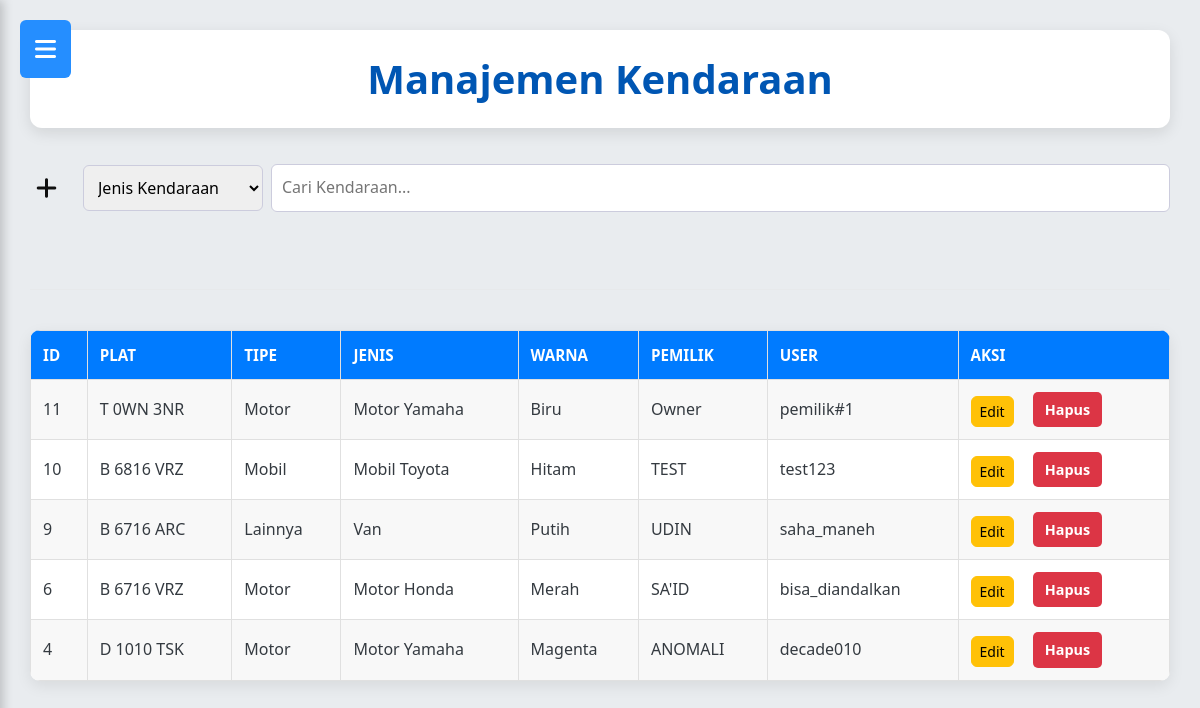
Page /daftar_kendaraan.php (signed in) on the earlier database version.
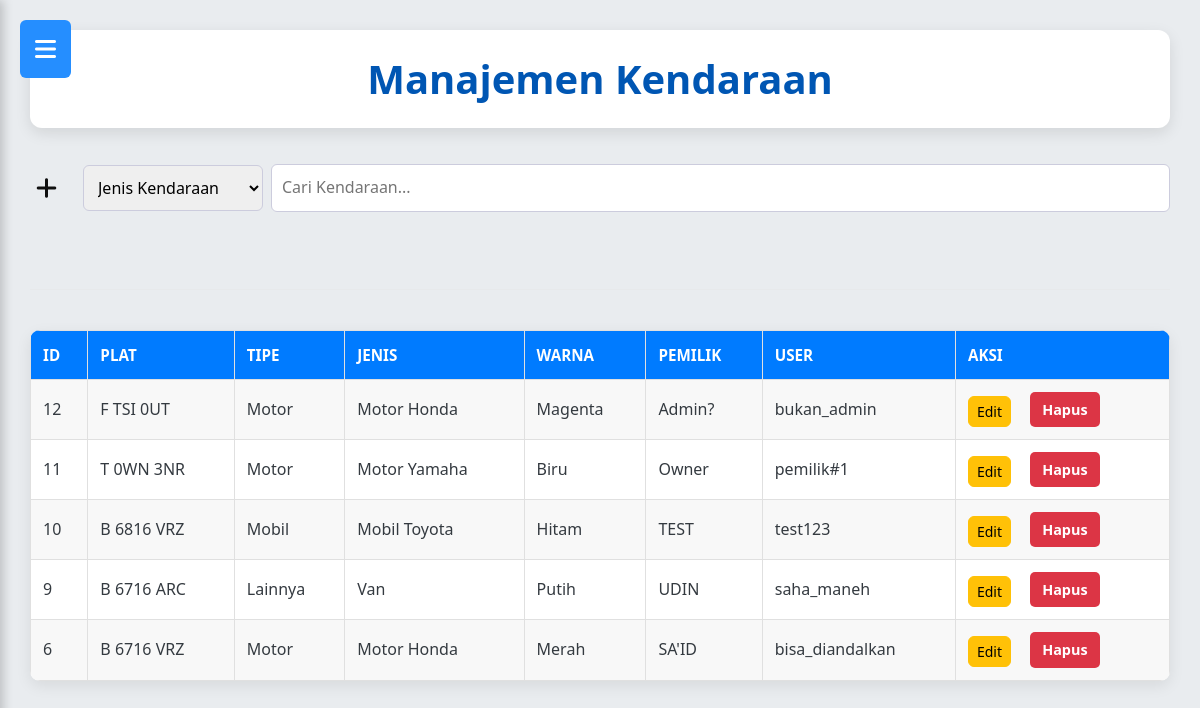
Same page on the later database version.
### tables this page shows
CREATE TABLE `tb_kendaraan` (
  `id_kendaraan` int(11) NOT NULL,
  `plat_nomor` varchar(15) NOT NULL,
  `tipe_kendaraan` enum('motor','mobil','lainnya') NOT NULL,
  `jenis_kendaraan` varchar(20) NOT NULL,
  `warna` varchar(20) NOT NULL,
  `pemilik` varchar(100) NOT NULL,
  `id_user` int(11) NOT NULL
);

CREATE TABLE `tb_user` (
  `id_user` int(11) NOT NULL,
  `nama_lengkap` varchar(50) NOT NULL,
  `username` varchar(50) NOT NULL,
  `password` varchar(100) NOT NULL,
  `role` enum('admin','petugas','owner') NOT NULL,
  `status_aktif` tinyint(1) NOT NULL
);

### daftar_kendaraan.php (the view, shortened to what this page needs)
<?php
include 'koneksi_parkir.php';
$data_kendaraan = $conn->query("
    SELECT k.*, u.username
    FROM tb_kendaraan k
    JOIN tb_user u ON k.id_user = u.id_user
    ORDER BY k.id_kendaraan DESC
");
?>
<!DOCTYPE html>
<html lang="id">
    <head>
        <link href="https://cdn.jsdelivr.net/npm/bootstrap@5.3.0/dist/css/bootstrap.min.css" rel="stylesheet">
        <link href="https://cdnjs.cloudflare.com/ajax/libs/font-awesome/6.4.2/css/all.min.css" rel="stylesheet">
        <link href="https://cdnjs.cloudflare.com/ajax/libs/font-awesome/6.4.0/css/all.min.css" rel="stylesheet">
        <link rel="stylesheet" href="https://cdnjs.cloudflare.com/ajax/libs/font-awesome/6.0.0-beta3/css/all.min.css">
        <link rel="stylesheet" href="desain_parkir.css">
    </head>
    <body>
    <main class="main-content">
        <header class="main-header"><h2>Manajemen Kendaraan</h2></header>
            <?php include 'sidebar_parkiran.php'; ?>
             <div class="toolbar-parkir">
                <button type="button" class="btn-icon" data-bs-toggle="modal" data-bs-target="#modalKendaraan">
                    <i class="fa-solid fa-plus"></i>
                </button>
                <div class="search-wrapper">
                    <select id="searchType">
                        <option value="jenis">Jenis Kendaraan</option>
                    </select>
                    <input type="text" id="searchBox" placeholder="Cari Kendaraan...">
                </div>
             </div>
            <br>
    <hr>
            <table>
                <tr>
                    <th>ID</th>
                    <th>Plat</th>
                    <th>Tipe</th>
                    <th>Jenis</th>
                    <th>Warna</th>
                    <th>Pemilik</th>
                    <th>User</th>
                    <th>Aksi</th>
                </tr>
                <?php while ($row = $data_kendaraan->fetch_assoc()): ?>
                    <tr>
                        <td><?= $row['id_kendaraan'] ?></td>
                        <td><?= $row['plat_nomor'] ?></td>
                        <td><?= ucfirst($row['tipe_kendaraan']) ?></td>
                        <td><?= $row['jenis_kendaraan'] ?></td>
                        <td><?= $row['warna'] ?></td>
                        <td><?= $row['pemilik'] ?></td>
                        <td><?= $row['username'] ?></td>
                        <td><button type="button"class="btn btn-sm btn-warning btnEdit"
                        data-id="<?= $row['id_kendaraan'] ?>"
                        data-plat="<?= $row['plat_nomor'] ?>"
                        data-tipe="<?= $row['tipe_kendaraan'] ?>"
                        data-jenis="<?= $row['jenis_kendaraan'] ?>"
                        data-warna="<?= $row['warna'] ?>"
                        data-pemilik="<?= $row['pemilik'] ?>"
                        data-user="<?= $row['id_user'] ?>">
                        Edit</button>
                        <a class="action-link delete-link" href="?action=delete&id=<?= $row['id_kendaraan'] ?>" onclick="return confirm('Hapus kendaraan?')">Hapus</a></td>
                    </tr>
                <?php endwhile; ?>
            </table>
    </main>
</body>
</html>

### sidebar_parkiran.php (shortened to what this page needs)
<button class="sidebar-toggle" id="sidebarToggle">
    <i class="fas fa-bars"></i>
</button>

### desain_parkir.css (style rules this page uses)
body { font-family: 'Segoe UI', Tahoma, Geneva, Verdana, sans-serif; margin: 0; background-color: #e9ecef; color: #343a40; line-height: 1.6; display: flex; min-height: 100vh; }
:root { --sidebar-width: 250px; }
.sidebar-toggle { display: block; position: fixed; top: 20px; left: 20px; background: #258eff; color: white; border: none; padding: 10px 15px; font-size: 24px; border-radius: 6px; cursor: pointer; z-index: 1001; }
.main-content { flex-grow: 1; padding: 30px; background-color: #e9ecef; overflow-x: hidden; transition: margin-left 0.3s ease; margin-left: 0 !important; }
.main-header { background-color: #ffffff; padding: 25px 35px; border-radius: 12px; box-shadow: 0 5px 15px rgba(0,0,0,0.1); margin-bottom: 35px; text-align: center; }
.main-header h2 { margin: 0; color: #0056b3; font-size: 2.5em; font-weight: 700; }
.toolbar-parkir { display: flex; align-items: center; gap: 10px; width: 100%; }
.toolbar-parkir button { background: none !important; color: #0f0f0f !important; padding: 6px !important; border: none !important; box-shadow: none !important; font-size: 1.5rem; margin-bottom: 10px; }
.search-wrapper { display: flex; gap: 8px; align-items: center; flex: 1; }
.search-wrapper select { width: 180px; margin-bottom: 10px; }
.search-wrapper input { flex: 1; width: 100%; padding: 6px 10px; border-radius: 4px; border: 1px solid #ccc; }
:root { --masuk-color: #28a745; --keluar-color: #ff6600; --terparkir-color: #ffc107; }
h2, h3 { color: #0056b3; text-align: center; margin-bottom: 20px; }
input[type="text"], input[type="number"], input[type="password"], input[type="date"], textarea, select, input[type="time"] { width: calc(100% - 22px); padding: 10px; margin-bottom: 10px; border: 1px solid #ccd; border-radius: 6px; font-size: 1em; box-sizing: border-box; transition: border-color 0.3s ease, box-shadow 0.3s ease; }
button { background-color: #28a745; color: white; padding: 12px 25px ; border: none; border-radius: 6px !important; cursor: pointer; font-size: 1.1em; font-weight: 500; transition: background-color 0.3s ease, transform 0.2s ease, box-shadow 0.3s ease; margin-right: 10px; }
table { width: 100%; border-collapse: collapse; margin-top: 25px; box-shadow: 0 5px 15px rgba(0, 0, 0, 0.08); border-radius: 10px; overflow: hidden; background-color: #ffffff; }
th, td { border: 1px solid #e0e0e0; padding: 12px; text-align: left; }
th { background-color: #007bff; color: white; font-weight: bold; text-transform: uppercase; font-size: 0.95em; }
tr:nth-child(even) { background-color: #f8f8f8; }
hr { border: 0; border-top: 1px solid #e0e0e0; margin: 40px 0; }
.action-link { display: inline-block; padding: 6px 12px; margin: 0 5px; border-radius: 5px; text-decoration: none; font-size: 0.9em; font-weight: 600; transition: background-color 0.2s ease, transform 0.1s ease; }
.action-link.delete-link { background-color: #dc3545; color: white; }

Differences in the rows shown:
removed tb_kendaraan: id_kendaraan "4", plat_nomor "D 1010 TSK", tipe_kendaraan "Motor", jenis_kendaraan "Motor Yamaha", warna "Magenta", pemilik "ANOMALI", id_user.username "decade010"
added tb_kendaraan: id_kendaraan "12", plat_nomor "F TSI 0UT", tipe_kendaraan "Motor", jenis_kendaraan "Motor Honda", warna "Magenta", pemilik "Admin?", id_user.username "bukan_admin"
